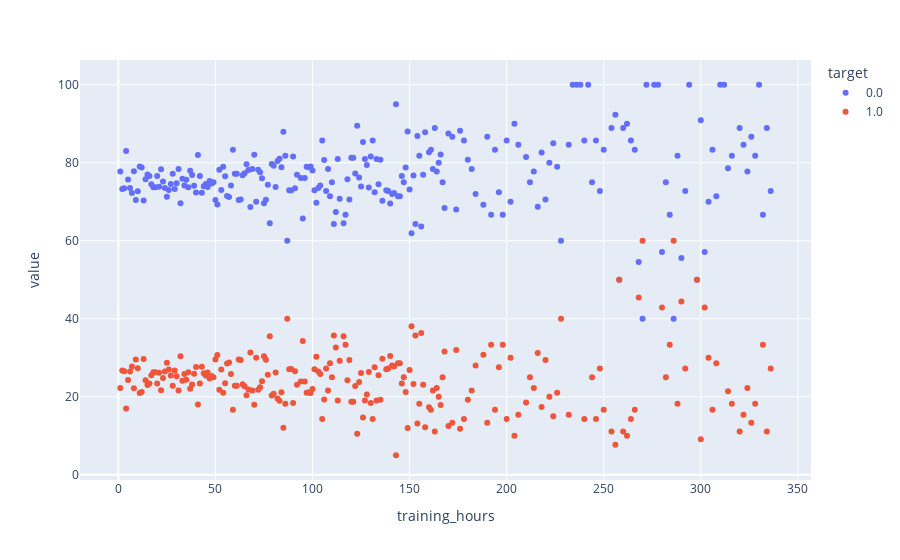

The notebook cell this image was saved under:
### Code cell
plt.figure(figsize=(12, 6))

fig = px.scatter(calculations, y='value', x='training_hours', color= "target")
fig.show()

### Figure 1 — Plotly figure (JSON) as saved in the notebook; plotly's stock layout.template omitted (floating-point values rounded to 4 significant figures; data arrays with more than 128 entries replaced by an {"elided": "..."} marker saying what was removed)
{"data": [{"hovertemplate": "target=0.0<br>training_hours=%{x}<br>value=%{y}<extra></extra>", "legendgroup": "0.0", "marker": {"color": "#636efa", "symbol": "circle"}, "mode": "markers", "name": "0.0", "orientation": "v", "showlegend": true, "type": "scatter", "x": {"elided": "241 int values"}, "xaxis": "x", "y": {"elided": "241 float values"}, "yaxis": "y"}, {"hovertemplate": "target=1.0<br>training_hours=%{x}<br>value=%{y}<extra></extra>", "legendgroup": "1.0", "marker": {"color": "#EF553B", "symbol": "circle"}, "mode": "markers", "name": "1.0", "orientation": "v", "showlegend": true, "type": "scatter", "x": {"elided": "241 int values"}, "xaxis": "x", "y": {"elided": "241 float values"}, "yaxis": "y"}], "layout": {"legend": {"title": {"text": "target"}, "tracegroupgap": 0}, "margin": {"t": 60}, "xaxis": {"anchor": "y", "domain": [0, 1], "title": {"text": "training_hours"}}, "yaxis": {"anchor": "x", "domain": [0, 1], "title": {"text": "value"}}}}
